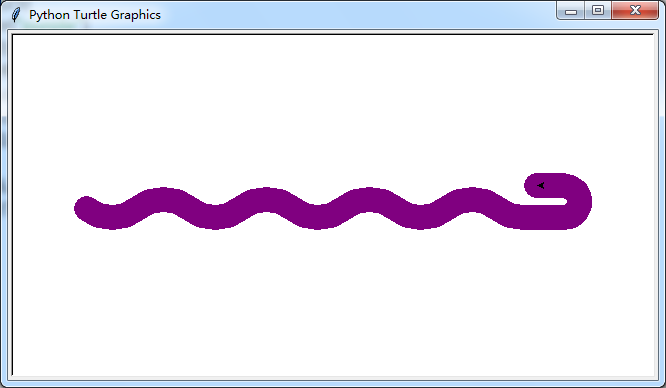

This figure's Python source:
#PythonDraw.py
import turtle
turtle.setup(650,350,200,200)
turtle.penup()
turtle.fd(-250)
turtle.pendown()
turtle.pensize(25)
turtle.pencolor("purple")
turtle.seth(-40)
for i in range(4):
             turtle.circle(40,80)
             turtle.circle(-40,80)
turtle.circle(40,80/2)
turtle.fd(40)
turtle.circle(16,180)
turtle.fd(40*2/3)
turtle.done()
